Frame 1 (no input): blank canvas, image omitted
Frame 60 (no input): blank canvas, image omitted
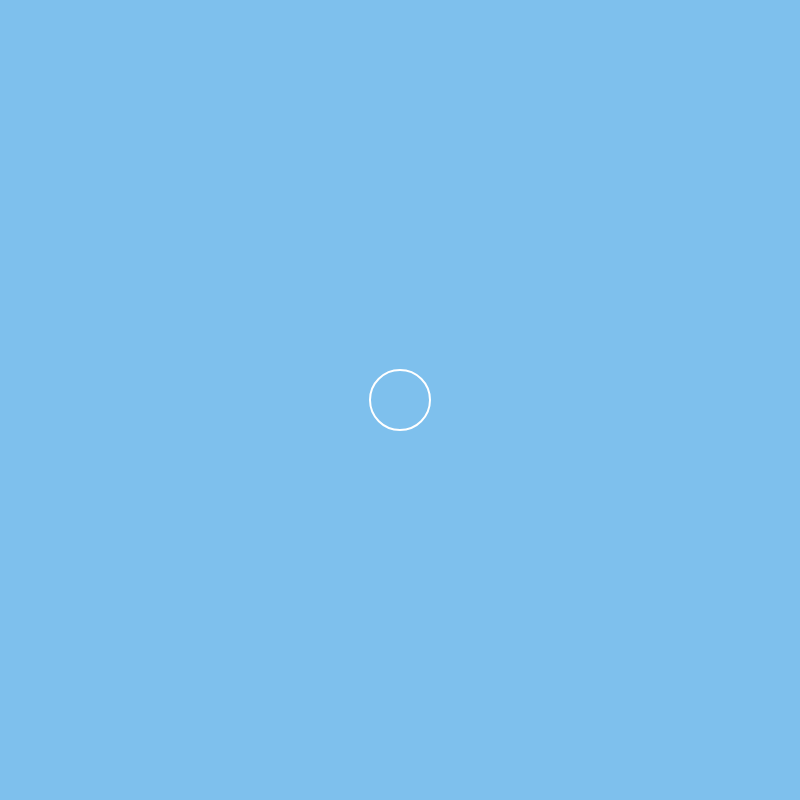
Frame 120 (the mouse pressed at the canvas centre since frame 60)

The p5.js sketch whose frames 1 and 60 were blank and that drew this single picture after the mouse press (run headless with seeded random() and noise() and a simulated clock; from frame 60 on, the mouse is pressed at the canvas centre):

// p5.js sketch
// ── sketch.js
let ripple_x = 0;
let ripple_y = 0;
let ripple_d = 50; 

let ripplers = [];

class Rippler {
  constructor(x,y){
    this.x = x, 
    this.y = y, 
    this.d = 0
  }

  draw(){
    this.d += 1;
    circle(this.x, this.y, this.d);
  }
}

function setup() {
  createCanvas(800, 800);
}

function draw() {
  background(126, 192, 237);
  stroke("white");
  strokeWeight(2);
  noFill();

for (let i = 0; i < ripplers.length; i++){
  ripplers[i].draw();
}


  // ripple_d += 1; 
  // circle(ripple_x, ripple_y, ripple_d); 

  // push();
  // fill("white");
  // strokeWeight(1);
  // textSize(50);
  // text("ripple_x: " + ripple_x, 50, 50); 
  // text("ripple_y: " + ripple_y, 50, 100);

  // pop();
}


function mousePressed(){

  ripple_x = mouseX;
  ripple_y = mouseY;
  ripple_d = 0; 

  ripplers.push(new Rippler(mouseX, mouseY))


}
